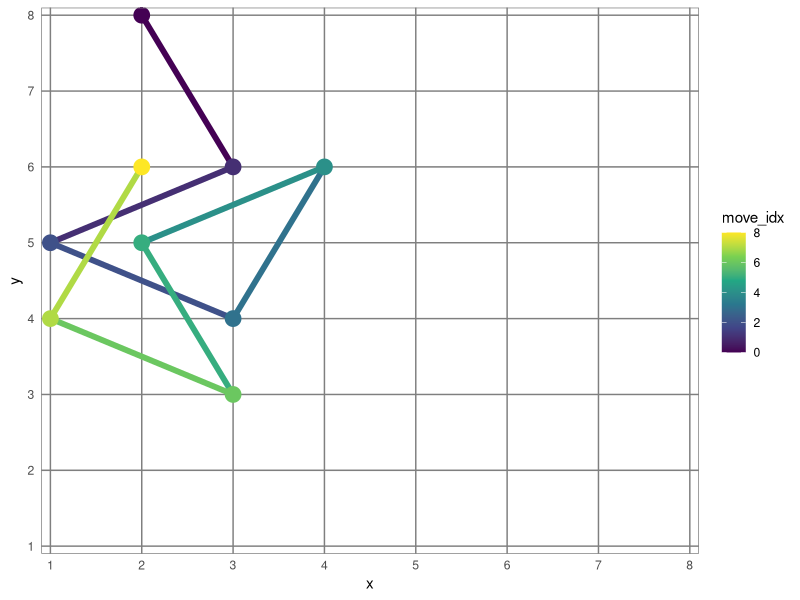
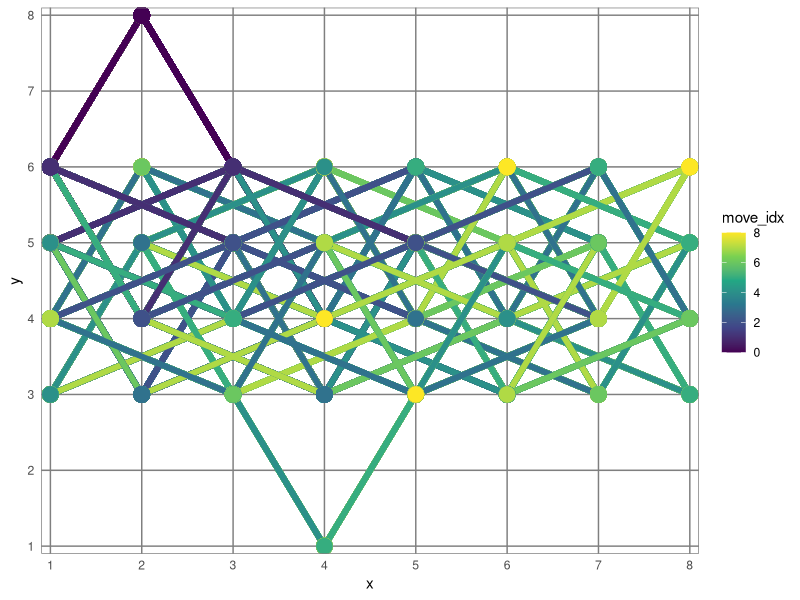
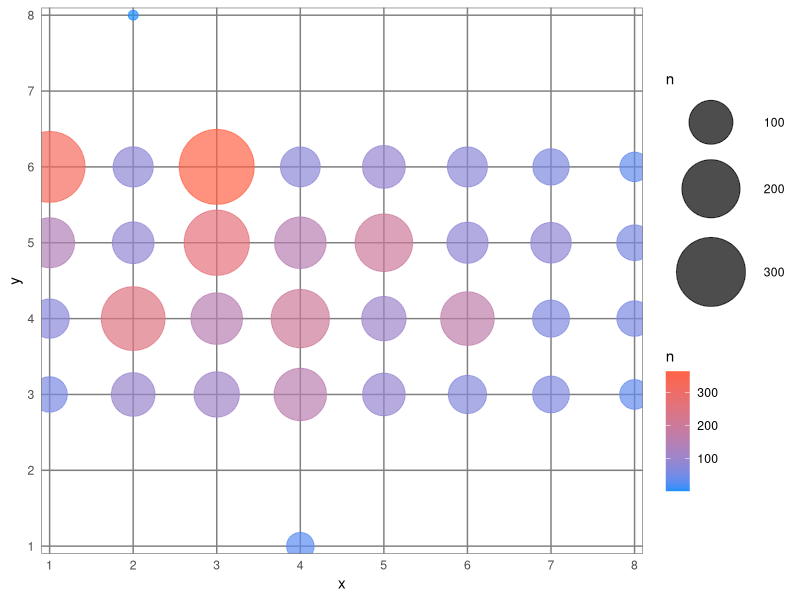
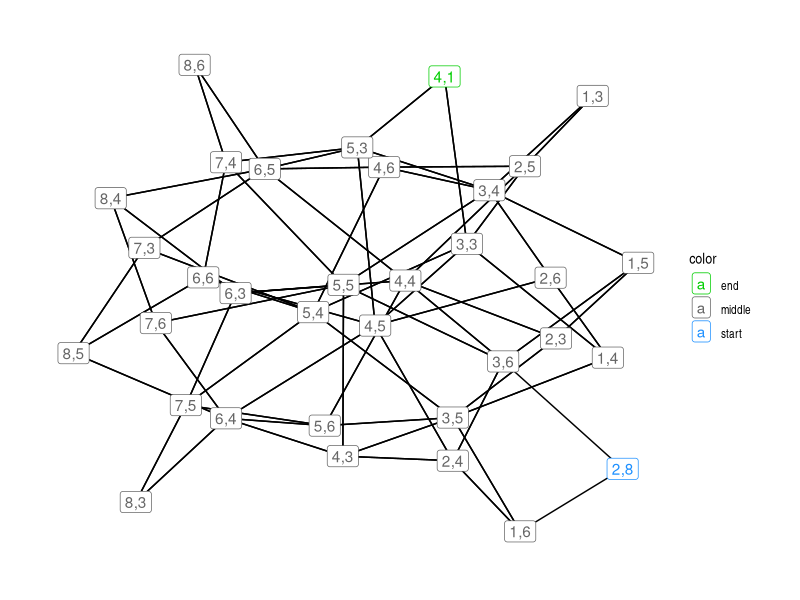
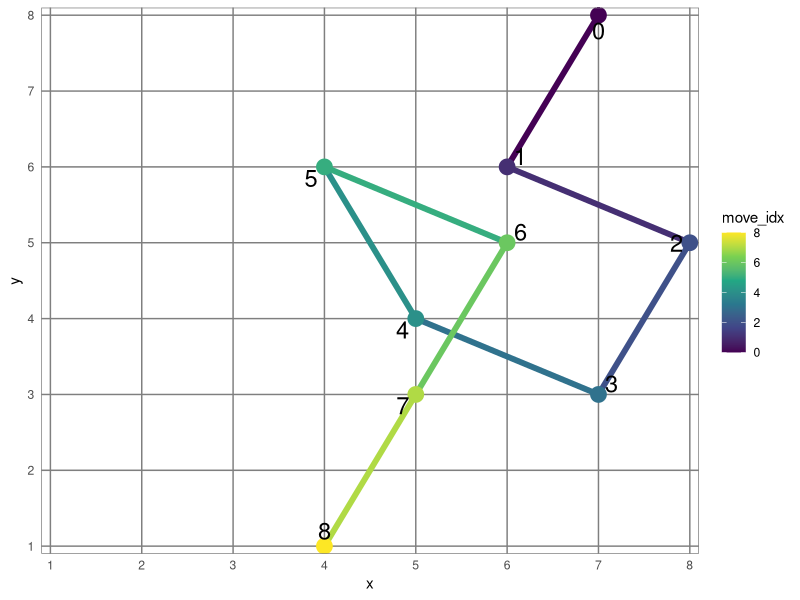
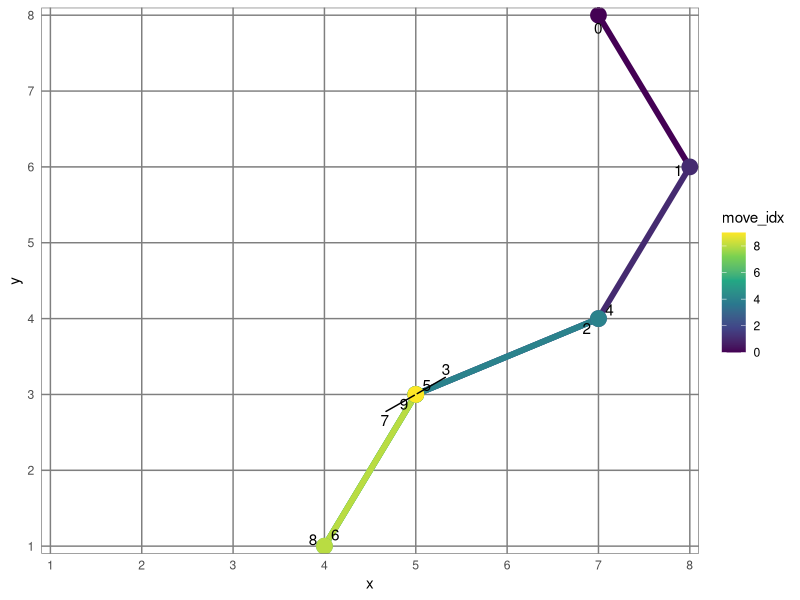

Recreate these plots in R, in order.
## ---- chunk 1
knitr::opts_chunk$set(echo = TRUE, comment = "#>")

library(glue)
library(tidygraph)
library(ggraph)
library(tidyverse)

theme_set(theme_minimal())
## ---- chunk 2
chessboard <- matrix(c(
    1, 1, 1, 0, 1, 1, 1, 1,
    1, 1, 1, 1, 1, 1, 1, 1,
    0, 0, 0, 0, 0, 0, 0, 0,
    0, 0, 0, 0, 0, 0, 0, 0,
    0, 0, 0, 0, 0, 0, 0, 0,
    0, 0, 0, 0, 0, 0, 0, 0,
    1, 1, 1, 1, 1, 1, 1, 1,
    1, 2, 1, 1, 1, 1, 1, 1
), nrow = 8, byrow = TRUE)

chessboard
## ---- chunk 3
# Return the current location of the knight on the chessboard `mat`.
get_knight_location <- function(mat) {
    knight_row <- which(apply(mat, 1, function(x) any(x == 2)))
    knight_col <- which(apply(mat, 2, function(x) any(x == 2)))
    return(list(x = knight_col, y = knight_row))
}

get_knight_location(chessboard)
## ---- chunk 4
# A helper for visiualizing the chessboard.
print_chessboard <- function(mat) {
    new_mat <- mat
    new_mat[new_mat == "0"] <- " "
    new_mat[new_mat == "1"] <- "+"
    new_mat[new_mat == "2"] <- "H"
    new_mat[1, 4] <- "o"
    print(new_mat)
    invisible(NULL)
}
print(chessboard)
## ---- chunk 5
# Movement: (horizontal movement, vertical movement)
possible_knight_movements <- rbind(
        expand.grid(c(1, -1), c(2, -2)),
        expand.grid(c(2, -2), c(1, -1))
    ) %>%
    as_tibble() %>%
    set_names(c("x", "y"))

possible_knight_movements
## ---- chunk 6
# Select a random move for the knight.
get_random_movement <- function() {
    sample_n(possible_knight_movements, 1)
}

# Get the new location of the knight after a move.
get_new_location <- function(movement, current_loc) {
    new_x_loc <- movement$x + current_loc$x
    new_y_loc <- movement$y + current_loc$y
    return(list(x = new_x_loc, y = new_y_loc))
}


# Move the knight on the board.
move_knight_to_new_location <- function(movement, mat) {
    current_loc <- get_knight_location(mat)
    new_loc <- get_new_location(movement, current_loc)
    new_mat <- mat
    new_mat[current_loc$y, current_loc$x] <- 0
    new_mat[new_loc$y, new_loc$x] <- 2
    return(new_mat)
}

previous_location <- get_knight_location(chessboard)

# Is the new position on a board possible or available.
# i.e. can the knight make the `movement` on the `mat`.
# This function "remembers" the previous location and will not let the knight
# move backwards. Because this is reset at the beginning, the knight won't get
# trapped in a corder forever, just one round.
is_available_move <- function(movement, mat) {
    
    current_loc <- get_knight_location(mat)
    new_loc <- get_new_location(movement, current_loc)
    
    # Check that the piece stays on the board.
    if (new_loc$x < 1 | new_loc$x > ncol(chessboard)) {
        return(FALSE)
    } else if (new_loc$y < 1 | new_loc$y > nrow(chessboard)) {
        return(FALSE)
    } 

    # Check if the new location would be the same as the previous location.
    if (new_loc$x == previous_location$x & new_loc$y == previous_location$y) {
        return(FALSE)
    }
    
    # Check the new space is not already taken.
    if (mat[new_loc$y, new_loc$x] == 1) {
        return(FALSE)
    }
    
    previous_location <<- current_loc
    TRUE
}

# Move the knight one time randomly, but legally.
move_knight <- function(mat) {
    old_loc <- get_knight_location(mat)
    
    movement <- get_random_movement()
    while(!is_available_move(movement, mat)) {
        movement <- get_random_movement()
    }
    
    move_knight_to_new_location(movement, mat)
}
## ---- chunk 7
# Return a tidy tibble of the knights locations.
knight_location_tidy <- function(l) {
    enframe(l, name = "move_idx") %>% 
        mutate(x = map_dbl(value, ~ .x[[1]]),
               y = map_dbl(value, ~ .x[[2]])) %>%
        select(move_idx, x, y) %>%
        mutate(move_idx = move_idx - 1)
}

# Play a round of the simulation.
play_round <- function(num_moves = 8) {
    gameboard <- chessboard
    knight_locs <- rep(NA, num_moves + 1)
    knight_locs[1] <- list(get_knight_location(gameboard))
    for (i in seq(1, num_moves)) {
        gameboard <- move_knight(gameboard)
        knight_locs[i + 1] <- list(get_knight_location(gameboard))
    }
    return(knight_location_tidy(knight_locs))
}

play_round()
## ---- chunk 8
# A visualization tool for the path of the knight.
plot_knight_locations <- function(df) {
    df %>%
        ggplot(aes(x = x, y = y, color = move_idx)) +
        geom_path(aes(group = game_idx), size = 2) +
        geom_point(size = 5) +
        scale_x_continuous(limits = c(1, 8), 
                           expand = expansion(add = c(0.1, 0.1)),
                           breaks = 1:8) +
        scale_y_continuous(limits = c(1, 8), 
                           expand = expansion(add = c(0.1, 0.1)),
                           breaks = 1:8) +
        scale_color_viridis_c(breaks = seq(0, 8, 2)) +
        theme(
            panel.grid.major = element_line(color = "grey50", size = 0.5),
            panel.grid.minor = element_blank(),
            panel.border = element_rect(fill = NA, color = "grey50")
        )
}


play_round() %>%
    add_column(game_idx = 1) %>%
    plot_knight_locations()
## ---- chunk 9
# `TRUE` is returned if the riddle was solved.
finished_riddle <- function(df) {
    last_loc <- df %>% slice(nrow(df))
    if (last_loc$x == 4 & last_loc$y == 1) {
        return(TRUE)
    } else {
        return(FALSE)
    }
}
## ---- chunk 10
set.seed(0)
n_max <- 5e2
all_games <- rep(NA, n_max)
for (i in seq(1, n_max)) {
    moves <- play_round()
    all_games[i] <- list(moves)
    if (finished_riddle(moves)) {
        print("RIDDLE SOLVED!")
        break
    }
}
## ---- chunk 11
bind_rows(all_games, .id = "game_idx") %>%
    plot_knight_locations()
## ---- chunk 12
bind_rows(all_games, .id = "game_idx") %>%
    count(x, y) %>%
    mutate(n = ifelse(x == 2 & y == 8, 1, n)) %>%
    ggplot(aes(x = x, y = y, color = n)) +
    geom_point(aes(size = n), alpha = 0.7) +
    scale_x_continuous(limits = c(1, 8), 
                       expand = expansion(add = c(0.1, 0.1)),
                       breaks = 1:8) +
    scale_y_continuous(limits = c(1, 8), 
                       expand = expansion(add = c(0.1, 0.1)),
                       breaks = 1:8) +
    scale_color_gradient(low = "dodgerblue", high = "tomato") +
    scale_size_continuous(range = c(3, 25)) +
    theme(
        panel.grid.major = element_line(color = "grey50", size = 0.5),
        panel.grid.minor = element_blank(),
        panel.border = element_rect(fill = NA, color = "grey50")
    )
## ---- chunk 13
# A table to track where the algorithm has been already.
position_table <- tibble(x = 2, y = 8)

# An edge list for the graph.
edge_list <- tibble()

# A tibble with the possible x and y changes of position for the knight.
possible_knight_changes <- possible_knight_movements %>%
    set_names(c("change_x", "change_y"))

# Is the position allowed on the chessboard?
position_is_allowed <- function(x, y) {
    if (x > 8 | x < 1 | y > 8 | y < 1) {
        return(FALSE)
    } else if (chessboard[y, x] != 0) {
        return(FALSE)
    }
    TRUE
}

# A tibble of the next possible locations for the knight.
possible_next_positions <- function(x, y) {
    rep(list(tibble(x = x, y = y)), 
                          nrow(possible_knight_changes)) %>%
        bind_rows() %>%
        bind_cols(possible_knight_changes) %>%
        mutate(x = x + change_x,
               y = y + change_y,
               is_legal = map2_lgl(x, y, position_is_allowed)) %>%
        filter(is_legal) %>% 
        select(x, y)
}

# Build the graphs starting from a seed x and y position.
get_knight_edges <- function(x, y) {
    df <- possible_next_positions(x, y)
    
    # Add the new edges to the edge list.
    edge_list <<- bind_rows(
        edge_list,
        tibble(from = paste0(x, ",", y),
               to = paste0(df$x, ",", df$y))
    )

    # Remove positions already recorded.
    df <- df %>% anti_join(position_table, b = c("x", "y"))
    
    if (nrow(df) != 0) {
        position_table <<- bind_rows(position_table, df)
        for (i in 1:nrow(df)) {
            get_knight_edges(df$x[[i]], df$y[[i]])
        }
        
    }
    
    invisible(NULL)
}

get_knight_edges(2, 8)

edge_list
## ---- chunk 14
knight_graph <- as_tbl_graph(edge_list, directed = FALSE)
knight_graph
## ---- chunk 15
knight_graph %N>%
    mutate(color = case_when(name == "2,8" ~ "start",
                             name == "4,1" ~ "end",
                             TRUE ~ "middle")) %>%
    ggraph(layout = "stress") +
    geom_edge_link() +
    geom_node_label(aes(label = name, color = color)) +
    scale_color_manual(values = c("green3", "grey40", "dodgerblue")) +
    theme_graph()
## ---- chunk 16
n_max <- 1e3

set.seed(0)

for (i in seq(1, n_max)) {
    path <-igraph::random_walk(knight_graph,
                               start = "2,8", 
                               steps = 9, 
                               mode = "all")
    if (names(path)[[9]] == "4,1") {
        print("RIDDLE SOLVED!")
        break
    }
}
## ---- chunk 17
chessboard <- matrix(c(
    1, 1, 1, 0, 1, 1, 1, 1,
    1, 1, 1, 1, 1, 1, 1, 1,
    0, 0, 0, 0, 0, 0, 0, 0,
    0, 0, 0, 0, 0, 0, 0, 0,
    0, 0, 0, 0, 0, 0, 0, 0,
    0, 0, 0, 0, 0, 0, 0, 0,
    1, 1, 1, 1, 1, 1, 1, 1,
    1, 1, 1, 1, 1, 1, 2, 1
), nrow = 8, byrow = TRUE)

chessboard
## ---- chunk 18
previous_location <- get_knight_location(chessboard)

set.seed(0)
n_max <- 1e2
all_games <- rep(NA, n_max)
for (i in seq(1, n_max)) {
    moves <- play_round()
    all_games[i] <- list(moves)
    if (finished_riddle(moves)) {
        print("RIDDLE SOLVED!")
        break
    }
}
## ---- chunk 19
all_games <- all_games[!is.na(all_games)]
successful_game <- all_games[length(all_games)][[1]]
successful_game <- successful_game %>% 
    mutate(game_idx = 1)
p <- plot_knight_locations(successful_game)
p + 
    ggrepel::geom_text_repel(aes(label = move_idx), 
                             color = "black", size = 6)
## ---- chunk 20
# A table to track where the algorithm has been already.
position_table <- tibble(x = 7, y = 8)

# An edge list for the graph.
edge_list <- tibble()

get_knight_edges(7, 8)
new_knight_graph <- as_tbl_graph(edge_list, directed = FALSE)
new_knight_graph
## ---- chunk 21
n_max <- 1e2

set.seed(0)

for (i in seq(1, n_max)) {
    path <-igraph::random_walk(new_knight_graph,
                               start = "7,8", 
                               steps = 9, 
                               mode = "all")
    if (names(path)[[9]] == "4,1") {
        print("RIDDLE SOLVED!")
        break
    }
}

print(path)
## ---- chunk 22
p <- tibble(node = names(path)) %>%
    mutate(x = as.numeric(str_extract(node, "^[:digit:]")),
           y = as.numeric(str_extract(node, "[:digit:]$"))) %>%
    mutate(move_idx = 1:n() - 1,
           game_idx = 1) %>%
    plot_knight_locations()
p + 
    ggrepel::geom_text_repel(aes(label = move_idx), color = "black")
## ---- chunk 23
n_max <- 1e4

set.seed(0)

successful_paths <- c()

for (i in seq(1, n_max)) {
    path <-igraph::random_walk(new_knight_graph,
                               start = "7,8", 
                               steps = 9, 
                               mode = "all")
    if (names(path)[[9]] == "4,1") {
        successful_paths <- c(successful_paths, path)
    }
}

length(unique(successful_paths))
